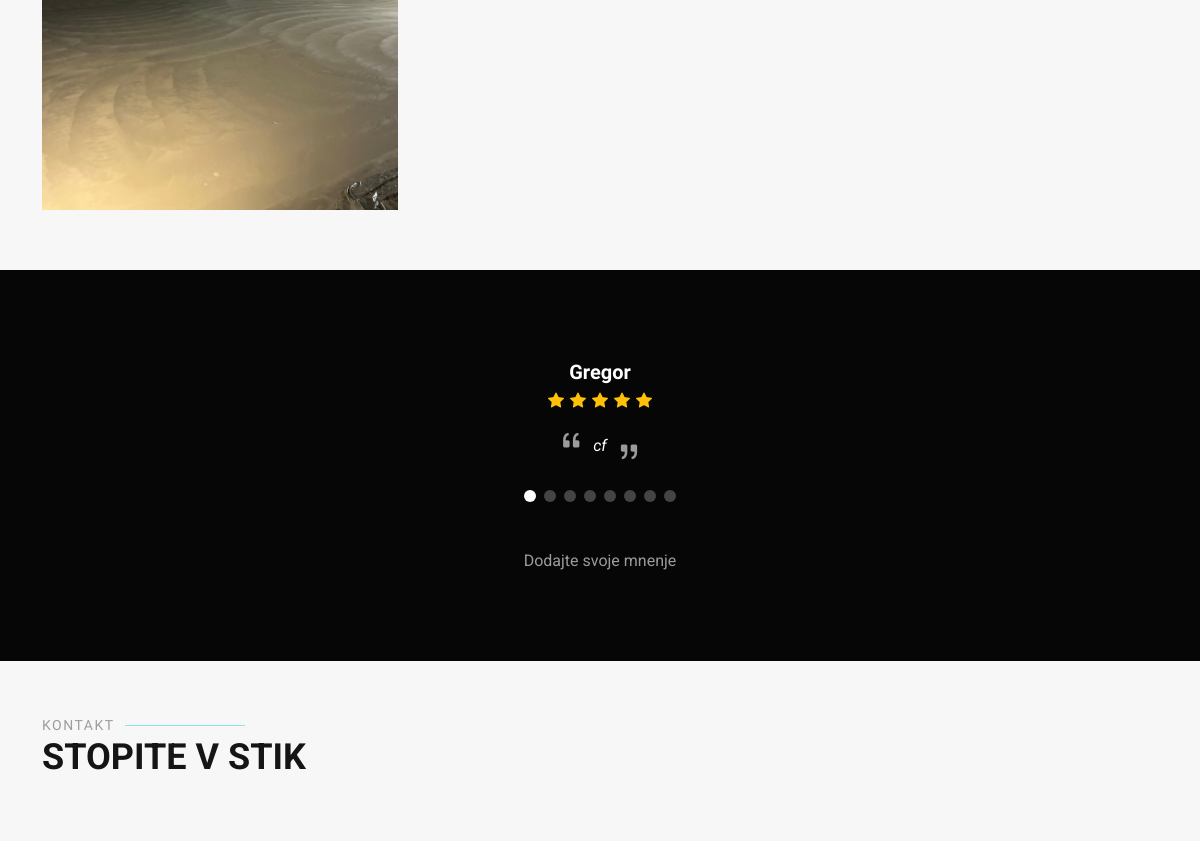
The app's page / (middle part), older data.
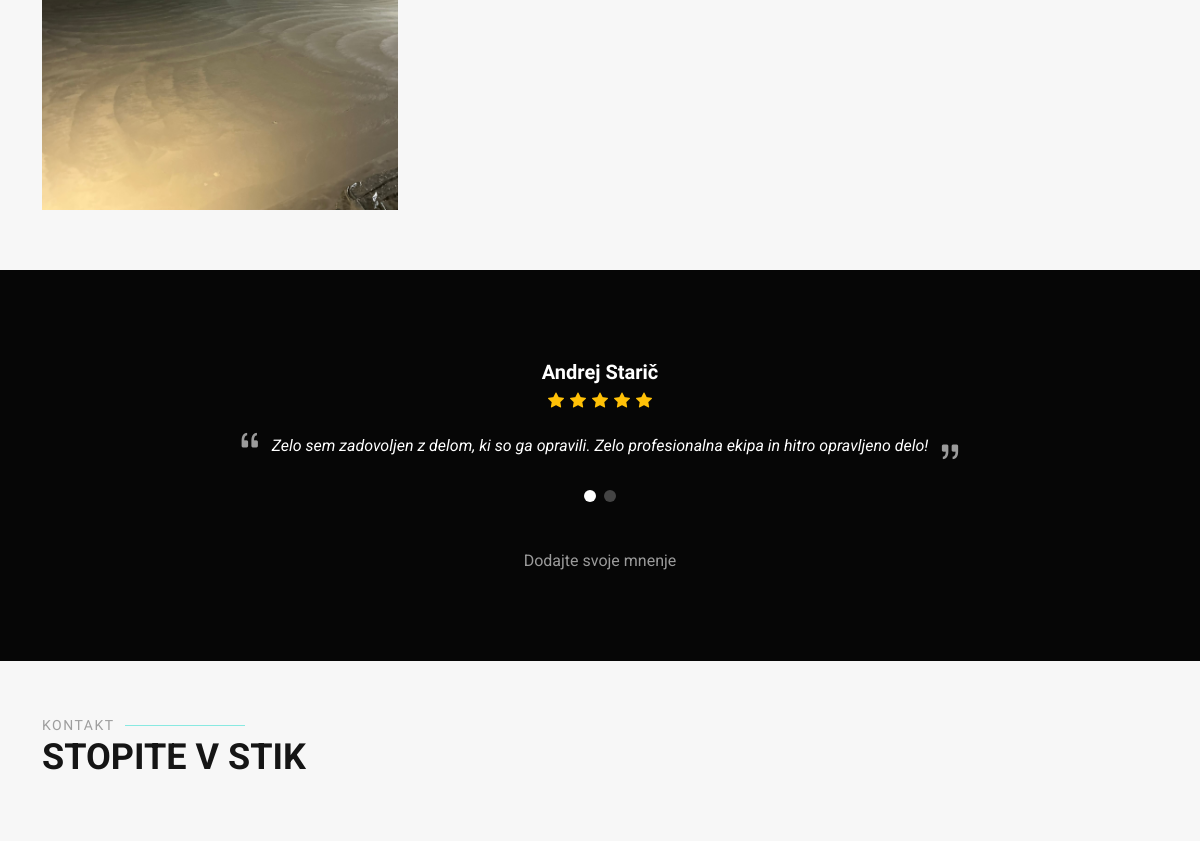
The same page, newer data.
### website/models.py (models this page shows, shortened)
class Testimonial(models.Model):
    name = models.CharField(max_length=100)
    rating = models.IntegerField(default=5)
    message = models.TextField()

### website/views.py (the view, shortened to what this page needs)
# urls.py: 2. Add a URL to urlpatterns:  path('', views.home, name='home')
def home(request):
    testimonial_form = TestimonialForm()
    message_sent = False
    name = ''
    testimonials = Testimonial.objects.all()
    return render(request, 'home.html', {
        'testimonials': testimonials,
        'testimonial_form': testimonial_form,
        'message_sent': message_sent,
        'sent_name': name,
    })

### website/templates/home.html (shortened to what this page needs)
{% load static %}
<!DOCTYPE html>
<html lang="en">
<head>
  <link href=" {% static 'website/assets/vendor/bootstrap/css/bootstrap.min.css' %} " rel="stylesheet">
  <link href=" {% static 'website/assets/vendor/bootstrap-icons/bootstrap-icons.css' %} " rel="stylesheet">
  <link href=" {% static 'website/assets/vendor/aos/aos.css' %} " rel="stylesheet">
  <link href=" {% static 'website/assets/vendor/swiper/swiper-bundle.min.css' %} " rel="stylesheet">
  <link href=" {% static 'website/assets/vendor/glightbox/css/glightbox.min.css' %} " rel="stylesheet">
  <link href="{% static 'website/assets/css/main.css' %}" rel="stylesheet">
</head>
<body class="index-page">
  <main class="main">
    <section id="portfolio" class="portfolio section">
      <div class="container">
        <div class="isotope-layout" data-default-filter=".filter-app" data-layout="masonry" data-sort="original-order">
          <div class="row gy-4 isotope-container" data-aos="fade-up" data-aos-delay="200">
            <div class="col-lg-4 col-md-6 portfolio-item isotope-item filter-app">
              <a href="{% static 'website/assets/img/masonry-portfolio/masonry-portfolio-1.jpg' %}" class="glightbox">
                <img src="{% static 'website/assets/img/masonry-portfolio/masonry-portfolio-1.jpg' %}" class="img-fluid" alt="">
              </a>
            </div>
          </div>
        </div>
      </div>
    </section>
      <section id="testimonials" class="testimonials section dark-background">
        <div class="container" data-aos="fade-up" data-aos-delay="100">
          <div class="swiper init-swiper">
            <div class="swiper-wrapper">
              {% if testimonials %}
                {% for testimonial in testimonials %}
                <div class="swiper-slide">
                  <div class="testimonial-wrap">
                    <div class="testimonial-item">
                      <h3>{{ testimonial.name }}</h3>
                      <div class="stars">
                        {% for _ in ""|rjust:testimonial.rating %}
                          <i class="bi bi-star-fill"></i>
                        {% endfor %}
                      </div>
                      <p>
                        <i class="bi bi-quote quote-icon-left"></i>
                        {{ testimonial.message }}
                        <i class="bi bi-quote quote-icon-right"></i>
                      </p>
                    </div>
                  </div>
                </div>
                {% endfor %}
                {% endif %}
            </div>
            <div class="swiper-pagination"></div>
          </div>
          <div class="text-center mt-4">
            <button type="button" class="btn btn-text" data-bs-toggle="modal" data-bs-target="#testimonialModal">
              Dodajte svoje mnenje
            </button>
          </div>
        </div>
      </section>
    <section id="contact" class="contact section">
      <div class="container section-title" data-aos="fade-up">
        <h2>Kontakt</h2>
        <p>Stopite v stik</p>
      </div>
    </section>
  </main>
</body>
</html>

### static/website/assets/css/main.css (style rules this page uses)
:root { --default-font: "Roboto", system-ui, -apple-system, "Segoe UI", Roboto, "Helvetica Neue", Arial, "Noto Sans", "Liberation Sans", sans-serif, "Apple Color Emoji", "Segoe UI Emoji", "Segoe UI Symbol", "Noto Color Emoji"; --heading-font: "Raleway", sans-serif; --nav-font: "Poppins", sans-serif; }
:root { --background-color: #ffffff; --default-color: #444444; --heading-color: #151515; --accent-color: #ffc451; --surface-color: #ffffff; --contrast-color: #312f2f; }
:root { --nav-color: rgba(255, 255, 255, 0.905); --nav-hover-color: #ffc451; --nav-mobile-background-color: #ffffff; --nav-dropdown-background-color: #ffffff; --nav-dropdown-color: #212529; --nav-dropdown-hover-color: #ffc451; }
.dark-background { --background-color: #060606; --default-color: #ffffff; --heading-color: #ffffff; --surface-color: #252525; --contrast-color: #2a2727; }
:root { scroll-behavior: smooth; }
body { color: var(--default-color); background-color: var(--background-color); font-family: var(--default-font); }
a { color: var(--accent-color); text-decoration: none; transition: 0.3s; }
h1, h2, h3, h4, h5, h6 { color: var(--heading-color); font-family: var(--heading-font); }
section, .section { color: var(--default-color); background-color: var(--background-color); padding: 60px 0; scroll-margin-top: 80px; overflow: clip; }
.section-title { padding-bottom: 60px; position: relative; }
.section-title h2 { font-size: 14px; font-weight: 500; padding: 0; line-height: 1px; margin: 0; letter-spacing: 1.5px; text-transform: uppercase; color: color-mix(in srgb, var(--default-color), transparent 50%); position: relative; }
.section-title h2::after { content: ""; width: 120px; height: 1px; display: inline-block; background: var(--accent-color); margin: 4px 10px; }
.section-title p { color: var(--heading-color); margin: 0; font-size: 36px; font-weight: 700; text-transform: uppercase; }
.portfolio .portfolio-item { position: relative; overflow: hidden; }
.testimonials { padding: 80px 0; position: relative; }
.testimonials:before { content: ""; background: color-mix(in srgb, var(--background-color), transparent 30%); position: absolute; inset: 0; z-index: 2; }
.testimonials .container { position: relative; z-index: 3; }
.testimonials .testimonial-item { text-align: center; }
.testimonials .testimonial-item h3 { font-size: 20px; font-weight: bold; margin: 10px 0 5px 0; }
.testimonials .testimonial-item .stars { margin-bottom: 15px; }
.testimonials .testimonial-item .stars i { color: #ffc107; margin: 0 1px; }
.testimonials .testimonial-item .quote-icon-left, .testimonials .testimonial-item .quote-icon-right { color: color-mix(in srgb, var(--default-color), transparent 40%); font-size: 26px; line-height: 0; }
.testimonials .testimonial-item .quote-icon-left { display: inline-block; left: -5px; position: relative; }
.testimonials .testimonial-item .quote-icon-right { display: inline-block; right: -5px; position: relative; top: 10px; transform: scale(-1, -1); }
.testimonials .testimonial-item p { font-style: italic; margin: 0 auto 15px auto; }
.testimonials .swiper-wrapper { height: auto; }
.testimonials .swiper-pagination { margin-top: 20px; position: relative; }
@media (min-width: 992px) { .testimonials .testimonial-item p { width: 80%; } }

### website/templates/home.html (style rules this page uses)
:root { --default-font: "Roboto", system-ui, -apple-system, "Segoe UI", Roboto, "Helvetica Neue", Arial, "Noto Sans", "Liberation Sans", sans-serif, "Apple Color Emoji", "Segoe UI Emoji", "Segoe UI Symbol", "Noto Color Emoji"; --heading-font: "Raleway", sans-serif; --nav-font: "Poppins", sans-serif; }
:root { --background-color: #f7f7f7; --default-color: #444444; --heading-color: #151515; --accent-color: #88e9e1; --surface-color: #ffffff; --contrast-color: #312f2f; }
:root { --nav-color: rgba(255, 255, 255, 0.905); --nav-hover-color: #88e9e1; --nav-mobile-background-color: #ffffff; --nav-dropdown-background-color: #ffffff; --nav-dropdown-color: #212529; --nav-dropdown-hover-color: #51ffe2; }
.dark-background { --background-color: #060606; --default-color: #ffffff; --heading-color: #ffffff; --surface-color: #252525; --contrast-color: #2a2727; }
:root { scroll-behavior: smooth; }
.btn-text { background: none; border: none; color: rgba(255, 255, 255, 0.6); font-size: 1rem; padding: 8px 16px; transition: color 0.3s ease, outline 0.3s ease; box-sizing: border-box; }
html, body { overscroll-behavior: none; color: black; }

Row changes from the older to the newer data that the page shows:
removed Testimonial: name "Gregor", rating 5 (drawn), message "cf"
added Testimonial: name "Andrej Starič", rating 5 (drawn), message "Zelo sem zadovoljen z delom, ki so ga opravili. Zelo profesionalna ekipa in hitro opravljeno delo!"
